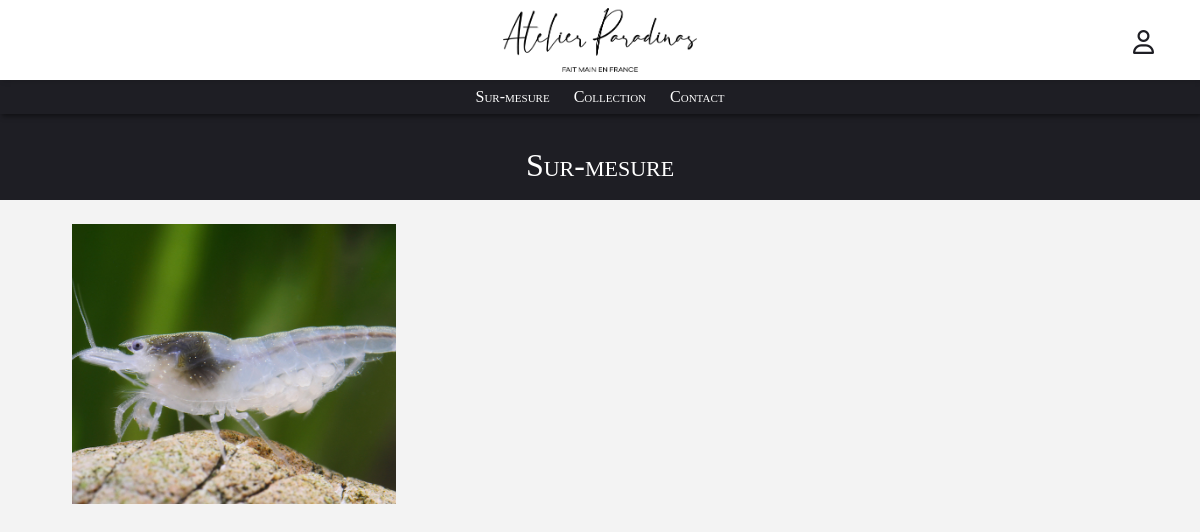
Page /category/1 on the committed database.
### tables this page shows
CREATE TABLE `product_type` (
  `id` int(11) NOT NULL,
  `product_type` varchar(45) DEFAULT NULL
);

CREATE TABLE `products` (
  `id` int(11) NOT NULL,
  `product_name` varchar(50) NOT NULL,
  `product_description` text NOT NULL,
  `product_price` float NOT NULL,
  `id_product_type` int(11) DEFAULT NULL
);

CREATE TABLE `products_pics` (
  `id` int(11) NOT NULL,
  `product_pics` varchar(255) NOT NULL,
  `id_products` int(11) NOT NULL
);

### controllers/products-user-controller.php (called while the page is built, shortened)
<?php
$categorieOfThePage = $ProductCategory->getThisPageCategorie($_GET["category"]);
$productsOfThisPage = $ProductCategory->getAllProductsFromOneType($_GET["category"]);
require "view/products-user.php";

### controllers/index-controller.php (called while the page is built, shortened)
<?php
$Picture = new Picture();
$ProductCategory = new ProductCategorie();
$productCategory = $ProductCategory->getAllProductsType();

### models/Database.php (called while the page is built, shortened)
<?php
    class Database{
        private $db;
        public function getDb()
        {
            return $this->db;
        }
        public function setDb($db)
        {
            $this->db = $db;
        }
    }

### models/ProductCategorie.php (called while the page is built, shortened)
<?php
class ProductCategorie extends Database
{
    public function getAllProductsType()
    {
        $query = "SELECT * FROM `product_type`";
        $buildQuery = parent::getDb()->prepare($query);
        $buildQuery->execute();
        $resultQuery = $buildQuery->fetchAll(PDO::FETCH_ASSOC);
        return !empty($resultQuery) ? $resultQuery : false;
    }
    public function getAllProductsFromOneType($id){
        $query = "SELECT `products`.`id` AS id_produit , `product_name`, `product_description`, `product_price` , `id_product_type` , `product_type`.`id` , `product_type` FROM `product_type` INNER JOIN `products`ON `products`.`id_product_type` = `product_type`.`id` where CONCAT(`product_type`.`id` , `product_type`) = :id" ;
        $buildQuery = parent::getDb()->prepare($query);
        $buildQuery->bindValue("id", $id , PDO::PARAM_INT);
        $buildQuery->execute();
        $resultQuery = $buildQuery->fetchAll(PDO::FETCH_ASSOC);
        return !empty($resultQuery) ? $resultQuery : false;
    }
    public function getThisPageCategorie($id){
        $query = "SELECT * FROM `product_type` WHERE `id` = :id";
        $buildQuery = parent::getDb()->prepare($query);
        $buildQuery->bindValue("id" , $id , PDO::PARAM_INT);
        $buildQuery->execute();
        $resultQuery = $buildQuery->fetch(PDO::FETCH_ASSOC);
        return !empty($resultQuery) ? $resultQuery : false;
    }
}

### models/Picture.php (called while the page is built, shortened)
<?php
class Picture extends Database{
    public function getAllPictureOfOneProduct($id){
        $query = "SELECT * FROM `products_pics` WHERE id_products = :id_products";
        $buildQuery = parent::getDb()->prepare($query);
        $buildQuery->bindValue("id_products" , $id , PDO::PARAM_INT);
        $buildQuery->execute();
        $resultQuery = $buildQuery->fetchAll(PDO::FETCH_ASSOC);
        return !empty($resultQuery) ? $resultQuery : false;
    }
}

### view/products-user.php (the view, shortened to what this page needs)
<?php
include 'includes/header.php';
?>
<div id="content-product">
    <div id="slogan">
        <h1><?= $categorieOfThePage["product_type"] ?></h1>
    </div>
    <div class="collection-products">
        <?php
        foreach ($productsOfThisPage as $product) {
            $picsOfProduct = $Picture->getAllPictureOfOneProduct($product["id_produit"]);
        ?>
            <a href="/productdetail/<?= $product["id_produit"] ?>">
                <div class="item-product">
                    <div class="product-pic">
                        <img src="../<?= $picsOfProduct[0]["product_pics"] ?>" alt="">
                    </div>
                </div>
            </a>
        <?php
        }
        ?>
    </div>
</div>

### view/includes/header.php (shortened to what this page needs)
<!doctype html>
<html lang="fr">
<head>
    <link rel="stylesheet" href="../view/assets/css/style.css">
</head>
<body>
<div id="titleAnim" class="">
    <div id="title">
        <a href="/home"><img src="../view/assets/img/Logo.png" alt="logo Atelier Paradinas" id="logo" class=""></a>
        <div id="icons-basket-user">
            <div class="icon-popup" id="icon-popup">
                <?php if (!isset($_SESSION) || empty($_SESSION)) { ?>
                <a href="">
                    <i class="far fa-user"></i>
                </a>
                        <?php } ?>
                </div>
            </div>
        </div>
        <nav id="menu" class="nav-hide">
            <ul id="menu-list">
                <?php
                foreach ($productCategory as $category) {
                    ?>
                    <li><a href="/category/<?= $category["id"] ?>"><?= $category["product_type"] ?></a></li>
                    <?php
                }
                ?>
                <li class=""><a href="">Contact</a></li>
            </ul>
        </nav>
    </div>

### view/assets/css/style.css (style rules this page uses)
* { margin:0;padding:0 }
a { text-decoration:none }
li { list-style:none }
img { display:block }
body { font-family:"Bodoni Moda", serif;font-weight:400;font-variant:small-caps;width:100%;background-color:rgba(30,30,36,0.05) }
body #titleAnim { display:flex;flex-direction:column;align-items:center;width:100vw;position:fixed;top:0;z-index:200 }
body #titleAnim #title { display:flex;flex-direction:row;align-items:center;justify-content:center;width:100vw;height:10vh;background-color:white;box-shadow:rgba(0,0,0,0.1) 2px 2px 5px;z-index:200 }
body #titleAnim #title #icons-basket-user { position:absolute;top:3vh;right:2vh;padding-right:2vw;display:flex }
body #titleAnim #title #icons-basket-user .icon-popup { display:flex;flex-direction:column;justify-content:start;align-items:flex-end }
body #titleAnim #title #icons-basket-user .icon-popup i { font-size:1.5rem;padding:.5vw;color:#1e1e24 }
body #titleAnim #title a { justify-self:center;display:flex }
body #titleAnim #title a img { max-height:8vh }
body #titleAnim nav { background-color:#1E1E24;box-shadow:rgba(0,0,0,0.5) 2px 2px 5px;position:absolute;top:8vh;display:flex;flex-direction:row;justify-content:center;align-items:center;width:100vw;z-index:100;transition:all .5s ease-in-out }
body #titleAnim nav ul { justify-self:center;display:flex;flex-direction:row;justify-content:center }
body #titleAnim nav ul li { font-size:1rem;margin:1vh 1vw 1vh 1vw }
body #titleAnim nav ul li a { font-family:'Bodoni Moda', serif;font-variant:small-caps;color:white;text-decoration:none }
body #content-product { width:100%;display:flex;flex-direction:column;align-items:center;justify-content:center;position:absolute;top:10vh }
body #content-product #slogan { width:100vw;height:15vh;background-color:#1E1E24;display:flex;flex-direction:column;justify-content:flex-end }
body #content-product #slogan h1 { margin-bottom:2vh;text-align:center;color:white;font-weight:400;font-variant:small-caps }
body #content-product .collection-products { width:90vw;display:flex;flex-wrap:wrap;margin:1vw;height:100%;align-items:space-between }
body #content-product .collection-products a { width:30%;height:35vh;margin:1vw;display:flex }
body #content-product .collection-products a .item-product { height:35vh;display:flex;flex-direction:row;align-items:center;justify-content:center }
body #content-product .collection-products a .item-product .product-pic { transition:all .5s ease;height:100%;display:flex }
body #content-product .collection-products a .item-product .product-pic img { width:100%;min-height:30vh;object-fit:cover }

### rows in the picture
product_type: product_type "Sur-mesure"
product_type: product_type "Collection"
products: products_pics.product_pics (picture)
